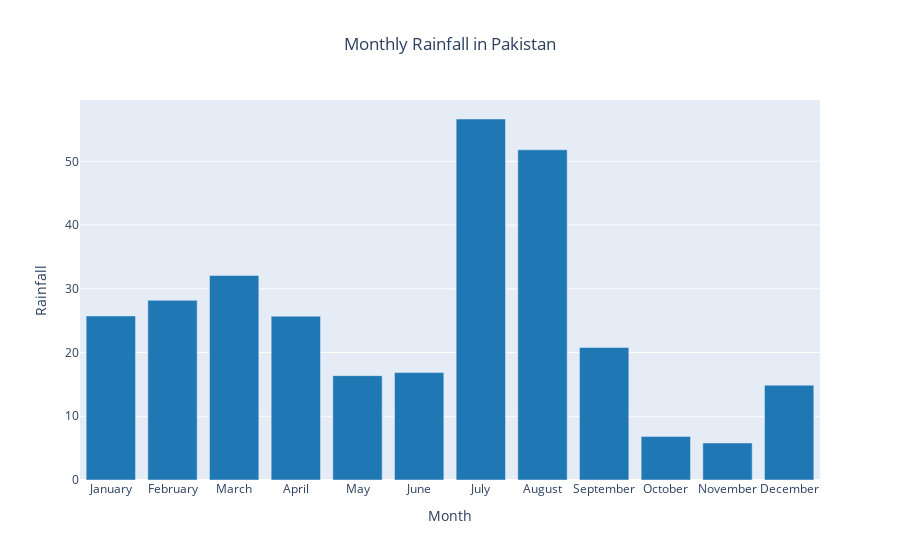

Notebook code cell kept with this figure:
### Markdown cell above
From the figure we can see that the majority of the rainfall is received in the months of July and August which is the monsoon season while in October and November the least Rainfall is recorded.

### Code cell
ax=df.groupby([df.Month]).mean()['Rainfall']
fig = px.bar(ax,y='Rainfall',title='Monthly Rainfall in Pakistan',category_orders={"Month": ["January", "February", "March", "April", "May", "June",
      "July", "August", "September", "October", "November", "December"]},color_discrete_sequence=px.colors.qualitative.D3)
fig.update(layout=dict(title=dict(x=0.5)))
fig.show()

### Figure 1 — Plotly figure (JSON) as saved in the notebook; plotly's stock layout.template omitted (floating-point values rounded to 4 significant figures)
{"data": [{"alignmentgroup": "True", "hovertemplate": "Month=%{x}<br>Rainfall=%{y}<extra></extra>", "legendgroup": "", "marker": {"color": "#1F77B4"}, "name": "", "offsetgroup": "", "orientation": "v", "showlegend": false, "textposition": "auto", "type": "bar", "x": ["April", "August", "December", "February", "January", "July", "June", "March", "May", "November", "October", "September"], "xaxis": "x", "y": [25.69, 51.81, 14.88, 28.19, 25.74, 56.64, 16.86, 32.08, 16.37, 5.811, 6.845, 20.79], "yaxis": "y"}], "layout": {"barmode": "relative", "legend": {"tracegroupgap": 0}, "title": {"text": "Monthly Rainfall in Pakistan", "x": 0.5}, "xaxis": {"anchor": "y", "categoryarray": ["January", "February", "March", "April", "May", "June", "July", "August", "September", "October", "November", "December"], "categoryorder": "array", "domain": [0, 1], "title": {"text": "Month"}}, "yaxis": {"anchor": "x", "domain": [0, 1], "title": {"text": "Rainfall"}}}}
